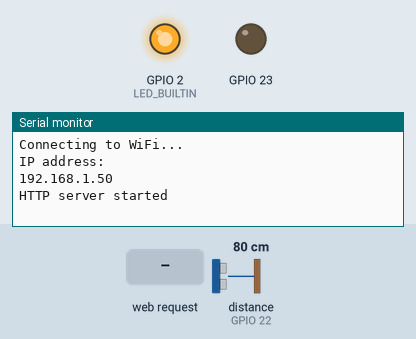
A sketch run on a simulated ESP32. Parts: output pins drawn as LEDs (lit = HIGH), the last lines printed to the serial monitor. The inputs (shaded band) are chosen by the test bench; at power-on: distance to the obstacle (sensor on GPIO 22) 80 cm. The echo pulse lasts 58.3 µs per cm; WiFi joins after 1.5 s; servers stay silent unless stated.

Above: at 2.7 s.
2.8 s: HTTP request GET /readLevel received
At 3.9 s:
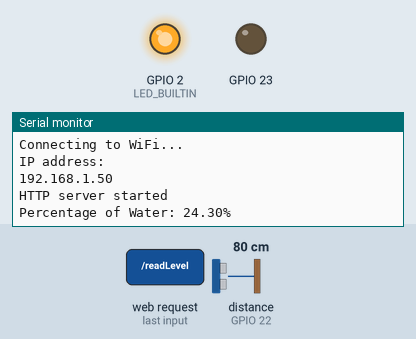
4.3 s: HTTP request GET /readDistance received
At 4.9 s:
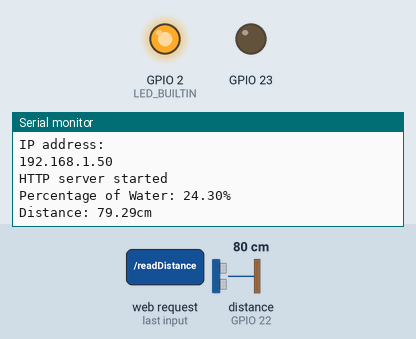

Measured:
- after the input at 2.8 s, the serial monitor: prints a new line at once (image 1)
- after the input at 4.3 s, the serial monitor: prints a new line at once (image 2)

The sketch:

Server.ino
```cpp
/*
IoT OTA firmware, to display the percentage of water in the water-tank, in any web-browser connected to the same WiFi network.
Enter, "<IP address>/update" in the web-browser to update the firmware Over The Air (OTA).
Enter the IP address in a web-browser to view the dash-board.
*/

#include <Arduino.h>
#include <WebServer.h>
#include <WiFi.h>
#include <AsyncTCP.h>
#include <ESPAsyncWebServer.h>
#include <AsyncElegantOTA.h>

#define TRIG_PIN                                                               \
  23 // ESP32 pin GIOP23 connected to Ultrasonic Sensor's TRIG pin
#define ECHO_PIN                                                               \
  22 // ESP32 pin GIOP22 connected to Ultrasonic Sensor's ECHO pin

// Initiating HTTP server
AsyncWebServer server(80);
// Configuring Static IP Address. Modify these according to your needs.
IPAddress local_IP(192, 168, 1, 232);
IPAddress gateway(192, 168, 1, 1);
IPAddress subnet(255, 255, 255, 0);
IPAddress primaryDNS(8, 8, 8, 8);
IPAddress secondaryDNS(8, 8, 4, 4);

// Setting Network Credentials
const char *ssid = "<WiFi name>";
const char *password = "<WiFi password>";

// Declaring some variables
int seconds = 0, trials = 0;
float duration_us, distance_cm, percent;

// Storing the HTML design to a variable
String webpageCode = R"***(
<!DOCTYPE html>
<head>
  <title>Tank Level</title>
</head>
<html>
<!----------------------------HTML--------------------------->
<body>
  <div>
    <h1><span style="background-color:white">Tank Level</span></h1>
    <h2>
      Level: <span style="color:red" id="level">Error</span>
      <br>
      <br>
      Distance: <span style="color:blue" id="distance">Error</span>
      <br>
      <br>
      Developer: <span style="color:green">Amal K Paul</span>
    </h2>
  </div>
<!-------------------------JavaScrip------------------------->
  <script>
    setInterval(function()
    {
      getLevel();
      getDistance();
    }, 1000);
    //-------------------------------------------------------
    function getLevel()
    {
      var levelRequest = new XMLHttpRequest();
      levelRequest.onreadystatechange = function()
      {
        if(this.readyState == 4 && this.status == 200)
        {
          document.getElementById("level").innerHTML =
          this.responseText;
        }
      };
      levelRequest.open("GET", "readLevel", true);
      levelRequest.send();
    }
    //-------------------------------------------------------
    function getDistance()
    {
      var distanceRequest = new XMLHttpRequest();
      distanceRequest.onreadystatechange = function()
      {
        if(this.readyState == 4 && this.status == 200)
        {
          document.getElementById("distance").innerHTML =
          this.responseText;
        }
      };
      distanceRequest.open("GET", "readDistance", true);
      distanceRequest.send();
    }
  </script>
</body>
</html>
)***";


void setup() {
  // Begin serial port
  Serial.begin(115200);
  pinMode(LED_BUILTIN, OUTPUT);
  digitalWrite(LED_BUILTIN, LOW);

  // Configure the trigger pin to output mode
  pinMode(TRIG_PIN, OUTPUT);
  // Configure the echo pin to input mode
  pinMode(ECHO_PIN, INPUT);

  WiFi.mode(WIFI_STA); // Configuring in Station Mode
  if (!WiFi.config(local_IP, gateway, subnet, primaryDNS, secondaryDNS)) {
    Serial.println("STA Failed to configure");
  }
  WiFi.begin(ssid, password);
  Serial.println("Connecting to WiFi...");
  while (WiFi.waitForConnectResult() != WL_CONNECTED) {
    Serial.println("Connecting in setup()");
    delay(500);
  }
  Serial.println("IP address: ");
  Serial.println(WiFi.localIP());

  // Handler function of the web application to display the root web-page
  server.on("/", HTTP_GET, [](AsyncWebServerRequest *request) {
    request->send(200, "text/html", webpageCode);
  });

  // Handler function of the web application to find the water level
  server.on("/readLevel", HTTP_GET, [](AsyncWebServerRequest *request) {
    // Generate 10-microsecond pulse to TRIG pin
    digitalWrite(TRIG_PIN, HIGH);
    delayMicroseconds(10);
    digitalWrite(TRIG_PIN, LOW);

    // Measure duration of pulse from ECHO pin
    duration_us = pulseIn(ECHO_PIN, HIGH);

    // Calculate the distance
    distance_cm = 0.017 * duration_us;

    /*
    General formula for the water level percentage is: p = K*(d_max-d)
    where, p = percentage of water level, K = a constant,  d_max = distance from
    sensor to the bottom of the tank, d = distance from sensor to
    water surface level
    */

    // Tank specific special formula derived from the General formula
    percent = 1.1962 * (99.6 - distance_cm);
    Serial.print("Percentage of Water: "); // Print the value to Serial Monitor
    Serial.print(percent);
    Serial.println("%");

    String level = String(percent) + "%";
    request->send(200, "text/plain", level);
  });

  // Handler function of the web application to find the distance to the water surface
  server.on("/readDistance", HTTP_GET, [](AsyncWebServerRequest *request) {
    String serialPayload = "Distance: " + String(distance_cm) + "cm";
    String htmlPayload = String(distance_cm) + "cm";
    Serial.println(serialPayload);
    request->send(200, "text/plain", htmlPayload);
  });

  AsyncElegantOTA.begin(&server);  // Start AsyncElegantOTA server
  server.begin();
  Serial.println("HTTP server started");
}

void loop() {
  digitalWrite(LED_BUILTIN, HIGH);
  delay(1000);
  trials = 0;
  if(++seconds >= 1800){  // Restarting in every 30 minutes to prevent sleeping
    seconds = 0;
    ESP.restart();
  }

  // Checking whether the connectivity is lost
  while (WiFi.status() != WL_CONNECTED) {
    digitalWrite(LED_BUILTIN, LOW);  // Visual indication that the connection is lost
    WiFi.disconnect();
    Serial.println("Connecting to WiFi...");
    WiFi.reconnect();
    if(++trials >= 3){  // Restarting after third failed attempt
      trials = 0;
      ESP.restart();
    }
  }
}
```
